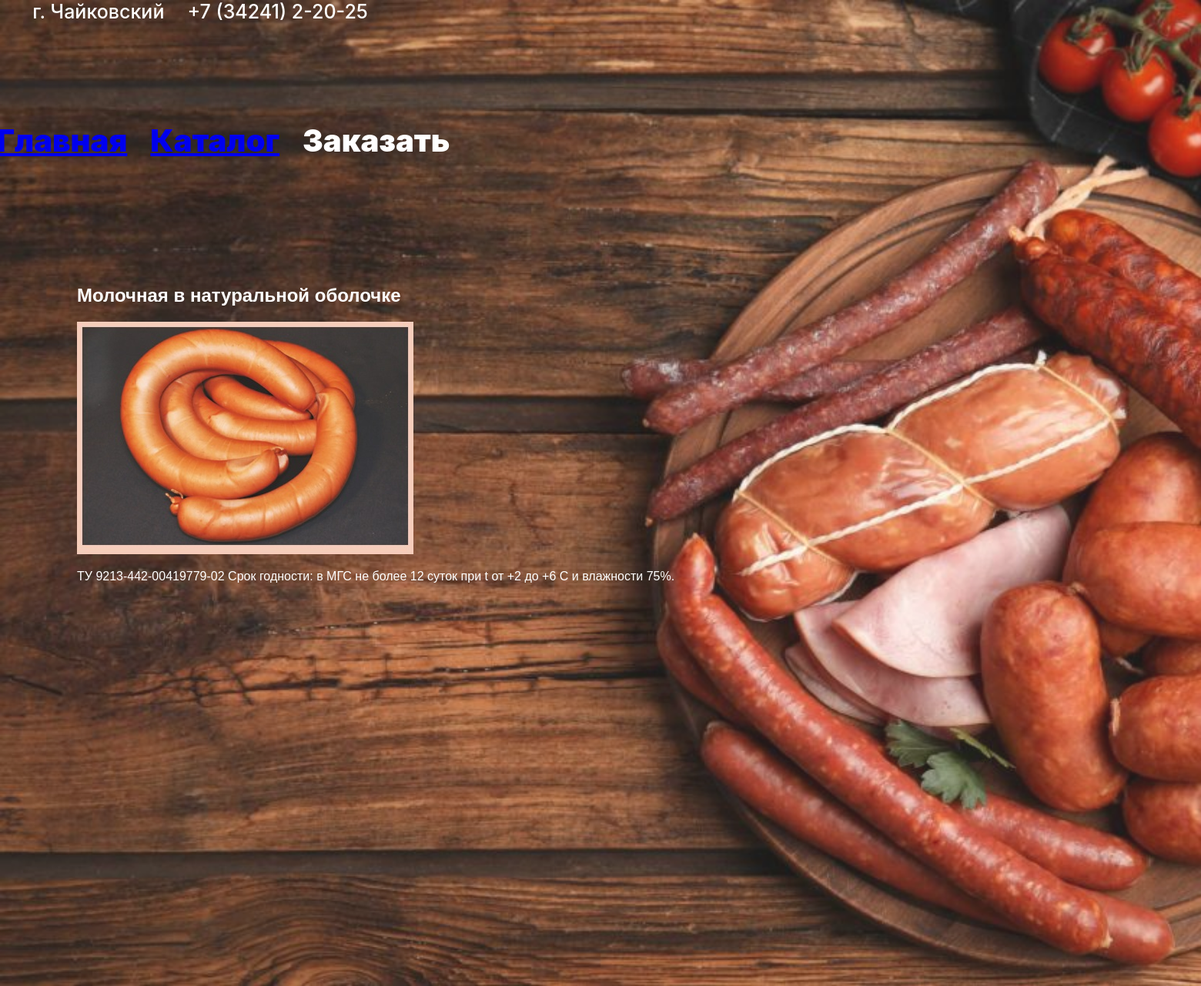
Page /product/3/ on the committed database.
### meat_prod/models.py (models this page shows, shortened)
class Product(models.Model):
    category = models.ForeignKey(Category, related_name='products', on_delete=models.CASCADE)
    name = models.CharField(max_length=100, db_index=True)
    slug = models.SlugField(max_length=200, db_index=True)
    description = models.TextField()
    image = models.ImageField(upload_to='images/')

### meat_prod/views.py (the view)
# urls.py: path('product/<int:product_id>/', views.products, name = 'products'),
def products(request, product_id):
    product = get_object_or_404(Product, pk=product_id)
    return render(request, 'products.html', {'product': product})

### meat_prod/templates/products.html (shortened to what this page needs)
{% extends 'base.html' %}
{% block content %}
    <h2>{{ product.name }}</h2>
    <img src="{{ product.image.url }}" />
    <p> {{ product.description }} </p>
{% endblock %}

### meat_prod/static/css/styles.css (style rules this page uses)
body { margin: 0; padding: 0; font-family: Arial, sans-serif; background-size: cover; background-position: center; }

### rows in the picture
Product: name "Молочная в натуральной оболочке", image (picture), description "ТУ 9213-442-00419779-02 Срок годности: в МГС не более 12 суток при t от +2 до +6 С и влажности 75%."
